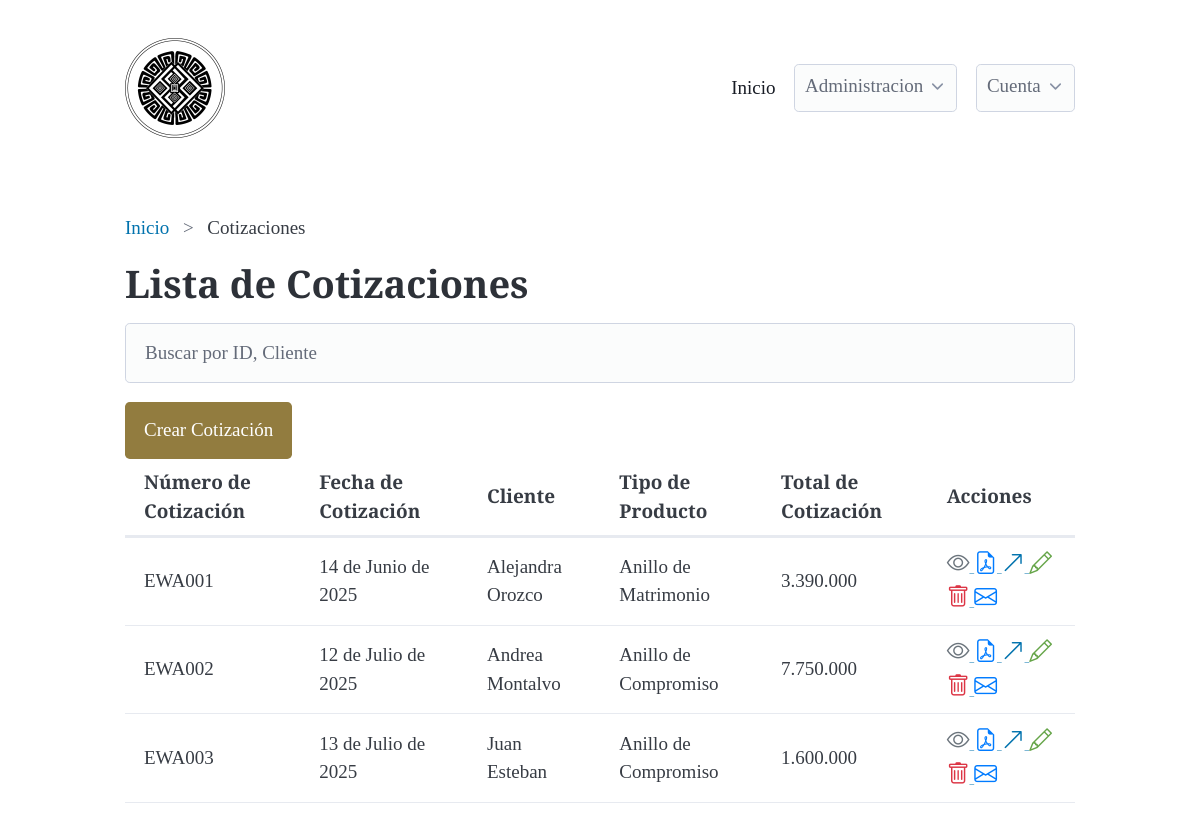
Page /quotes/ (signed in) on the earlier database version.
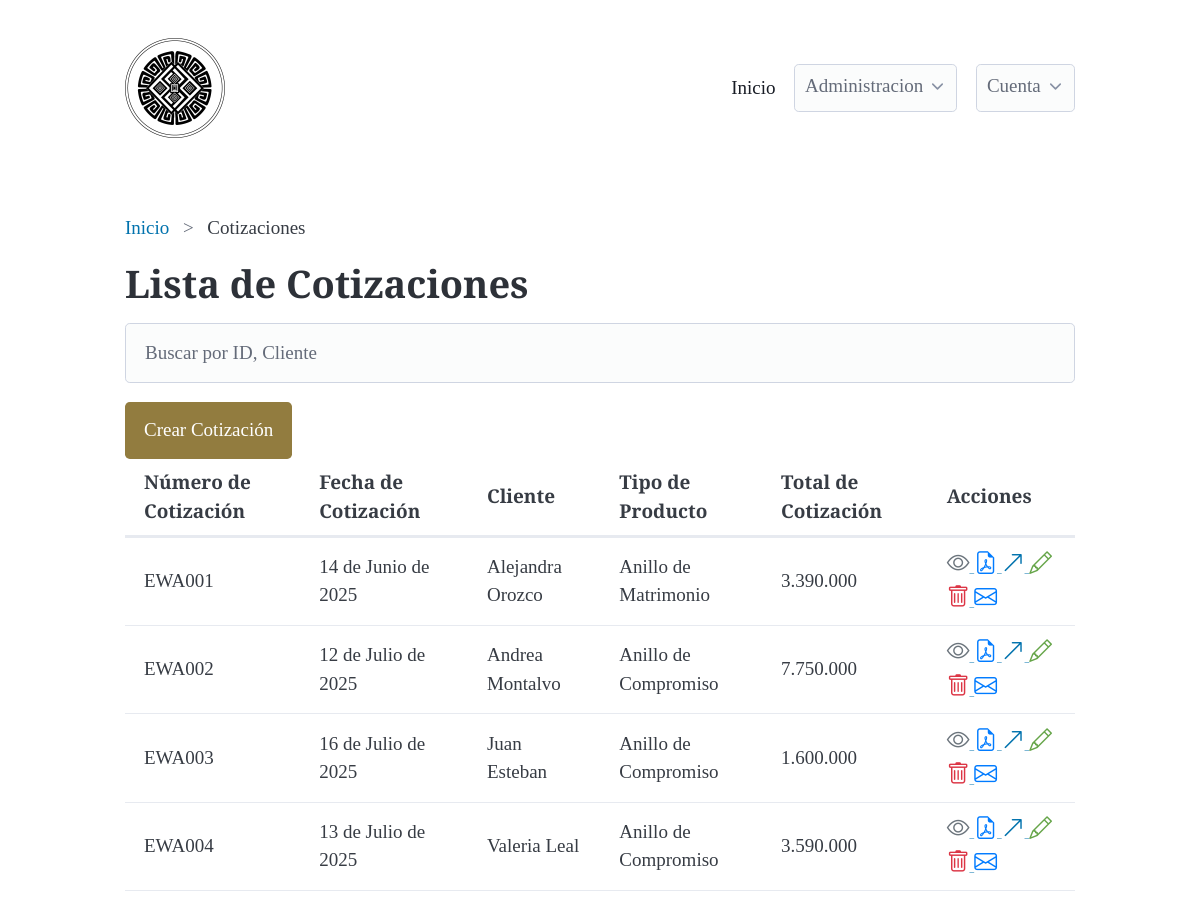
Same page on the later database version.
### quotes/models.py (models this page shows, shortened)
class Quote(models.Model):
    def generate_quote_number():
        last_quote = Quote.objects.all().aggregate(Max('id'))['id__max']
        next_number = 1 if last_quote is None else last_quote + 1
        return f'EWA{next_number:03d}'
    created_at = models.DateTimeField(auto_now_add=True, null=True, blank=True)
    quote_number = models.CharField(
        max_length=100,
        unique=True,
        default=generate_quote_number,
    )
    quote_quantity = models.IntegerField(null=True, blank=True)
    QUOTE_PRODUCT_TYPE_CHOICES = [
        ('Anillo de Compromiso', 'Anillo de Compromiso'),
        ('Anillo de Matrimonio', 'Anillo de Matrimonio'),
        ('A medida', 'A medida'),
        ('Otro', 'Otro'),
    ]
    quote_product_type = models.CharField(max_length=100, null=False, blank=False, choices=QUOTE_PRODUCT_TYPE_CHOICES)
    quote_date = models.DateField(null=False, blank=False, default=timezone.now)
    quote_value = models.DecimalField(max_digits=10, decimal_places=2, null=True, blank=True)
    quote_total = models.DecimalField(max_digits=10, decimal_places=2, null=True, blank=True)
    quote_description = models.TextField(null=True, blank=True)
    quote_additional_notes = models.TextField(null=True, blank=True)
    client = models.ForeignKey(Client, on_delete=models.DO_NOTHING, null=True, blank=True)
    quote_discount = models.DecimalField(max_digits=10, decimal_places=2, null=True, blank=True)
    quote_discount_description = models.CharField(max_length=100, null=True, blank=True)
    email_sent = models.BooleanField(null=True, blank=True, default=False)

### clients/models.py (models this page shows, shortened)
class Client(models.Model):
    created_at = models.DateTimeField(auto_now_add=True, null=True, blank=True)
    name = models.CharField(max_length=100, null=False, blank=False, validators=[MinLengthValidator(3)])
    email = models.EmailField(null=True, blank=True, validators=[EmailValidator])
    phone = models.CharField(max_length=15, null=True, blank=True, validators=[MinLengthValidator(10), RegexValidator(r'^\d{10}$')])
    address = models.TextField(max_length=255, null=True, blank=True)
    DOCUMENT_TYPE_CHOICES = [
        ('CC', 'Cédula de Ciudadanía'),
        ('TI', 'Tarjeta de Identidad'),
        ('CE', 'Cédula de Extranjería'),
        ('NIT', 'Número de Identificación Tributaria'),
        ('PAS', 'Pasaporte'),
    ]
    document_type = models.CharField(max_length=100, null=True, blank=True, choices=DOCUMENT_TYPE_CHOICES)
    document_number = models.CharField(max_length=100, null=True, blank=True, validators=[RegexValidator(r'^\d{10}$')])

### quotes/views.py (the view)
# urls.py: path('', QuoteView.as_view(), name='quotes_list'),
class QuoteView(LoginRequiredMixin, ListView):
    model = Quote
    template_name = 'quotes/quotes_list.html'
    context_object_name = 'quotes'

### quotes/templates/quotes/quotes_list.html (shortened to what this page needs)
{% extends 'base.html' %}
{% block breadcrumb %}
<nav aria-label="breadcrumb">
    <ul>
       <li><a href="{% url 'dashboard:dashboard' %}">Inicio</a></li>
       <li>Cotizaciones</li>
    </ul>
  </nav>
{% endblock %}
{% block content %}
<h1>Lista de Cotizaciones</h1>
{% include 'includes/search.html' %}
<button onclick="window.location.href='{% url 'quotes:quotes_create' %}'" class="btn btn-primary">Crear Cotización</button>
<div class="overflow-auto" >
<table class="table" id="myTable">
    <thead>
        <tr>
            <th>Número de Cotización</th>
            <th>Fecha de Cotización</th>
            <th>Cliente</th>
            <th>Tipo de Producto</th>
            <th>Total de Cotización</th>
            <th>Acciones</th>
        </tr>
    </thead>
    <tbody>
        {% for quote in quotes %}
        <tr>
            <td>{{ quote.quote_number }}</td>
            <td>{{ quote.quote_date }}</td>
            <td>{{ quote.client.name }}</td>
            <td>{{ quote.quote_product_type }}</td>
            <td>{{ quote.quote_total|floatformat:0 }}</td>
            <td>
                    <a class="observation-option" href="{% url 'quotes:quotes_detail' quote.id %}">
                        <i class="bi bi-eye"></i>
                    </a>
                    <a class="generate-option" href="{% url 'quotes:generate_pdf' quote.id %}" target="_blank">
                        <i class="bi bi-file-earmark-pdf"></i>
                    </a>
                    <a class="create-invoice-option" href="{% url 'quotes:create_invoice' quote.id %}">
                        <i class="bi bi-arrow-up-right"></i>
                    </a>
                    <a class="edit-option" href="{% url 'quotes:quotes_update' quote.id %}">
                        <i class="bi bi-pencil"></i>
                    </a>
                    <a class="delete-option" href="{% url 'quotes:quotes_delete' quote.id %}">
                        <i class="bi bi-trash"></i>
                    </a>
                    {% if quote.client.email %}
                    <a class="send-email-option" href="{% url 'quotes:confirm_email' quote.id %}">
                        <i class="bi bi-envelope"></i>
                        </a>
                    {% else %}
                    <a class="send-email-option" href="{% url 'clients:client_update' quote.client.id message="falta email" %}">
                        <i class="bi bi-envelope"></i>
                    </a>
                    {% endif %}
            </td>
        </tr>
        {% endfor %}
    </tbody>
</table>
</div>
{% endblock %}

Differences in the rows shown:
changed Quote "EWA003": quote_date "13 de Julio de 2025" → "16 de Julio de 2025"
added Quote: quote_number "EWA004", quote_date "13 de Julio de 2025", client.name "Valeria Leal", quote_product_type "Anillo de Compromiso", quote_total "3.590.000"
